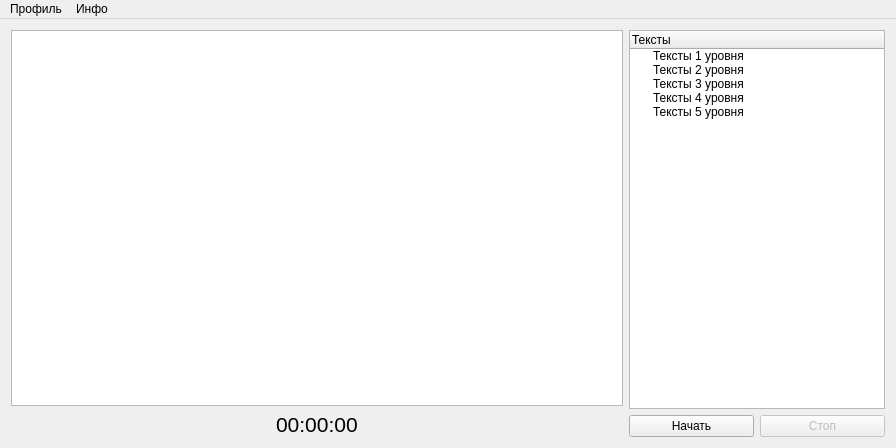
<?xml version="1.0" encoding="UTF-8"?>
<ui version="4.0">
 <class>MainWindow</class>
 <widget class="QMainWindow" name="MainWindow">
  <property name="geometry">
   <rect>
    <x>0</x>
    <y>0</y>
    <width>896</width>
    <height>448</height>
   </rect>
  </property>
  <property name="minimumSize">
   <size>
    <width>547</width>
    <height>343</height>
   </size>
  </property>
  <property name="windowTitle">
   <string>ReadSpeedTest</string>
  </property>
  <widget class="QWidget" name="centralWidget">
   <property name="sizePolicy">
    <sizepolicy hsizetype="Expanding" vsizetype="Expanding">
     <horstretch>0</horstretch>
     <verstretch>0</verstretch>
    </sizepolicy>
   </property>
   <layout class="QGridLayout" name="gridLayout">
    <property name="leftMargin">
     <number>0</number>
    </property>
    <property name="topMargin">
     <number>0</number>
    </property>
    <property name="rightMargin">
     <number>0</number>
    </property>
    <property name="bottomMargin">
     <number>0</number>
    </property>
    <item row="0" column="0">
     <widget class="QScrollArea" name="scrollArea">
      <property name="frameShape">
       <enum>QFrame::NoFrame</enum>
      </property>
      <property name="widgetResizable">
       <bool>true</bool>
      </property>
      <widget class="QWidget" name="scrollAreaWidgetContents">
       <property name="geometry">
        <rect>
         <x>0</x>
         <y>0</y>
         <width>896</width>
         <height>427</height>
        </rect>
       </property>
       <layout class="QGridLayout" name="gridLayout_2">
        <item row="0" column="0">
         <layout class="QVBoxLayout" name="verticalLayout">
          <item>
           <widget class="QTextBrowser" name="textBrowser"/>
          </item>
          <item>
           <layout class="QHBoxLayout" name="horizontalLayout_2">
            <item>
             <spacer name="horizontalSpacer">
              <property name="orientation">
               <enum>Qt::Horizontal</enum>
              </property>
              <property name="sizeHint" stdset="0">
               <size>
                <width>40</width>
                <height>20</height>
               </size>
              </property>
             </spacer>
            </item>
            <item>
             <widget class="QLabel" name="time_label">
              <property name="font">
               <font>
                <pointsize>16</pointsize>
               </font>
              </property>
              <property name="text">
               <string>&lt;html&gt;&lt;head/&gt;&lt;body&gt;&lt;p&gt;&lt;span style=&quot; font-size:16pt;&quot;&gt;00:00:00&lt;/span&gt;&lt;/p&gt;&lt;/body&gt;&lt;/html&gt;</string>
              </property>
             </widget>
            </item>
            <item>
             <spacer name="horizontalSpacer_2">
              <property name="orientation">
               <enum>Qt::Horizontal</enum>
              </property>
              <property name="sizeHint" stdset="0">
               <size>
                <width>40</width>
                <height>20</height>
               </size>
              </property>
             </spacer>
            </item>
           </layout>
          </item>
         </layout>
        </item>
        <item row="0" column="1">
         <layout class="QVBoxLayout" name="verticalLayout_2">
          <item>
           <widget class="QTreeWidget" name="treeWidget">
            <property name="sizePolicy">
             <sizepolicy hsizetype="Minimum" vsizetype="Expanding">
              <horstretch>0</horstretch>
              <verstretch>0</verstretch>
             </sizepolicy>
            </property>
            <column>
             <property name="text">
              <string>Тексты</string>
             </property>
            </column>
            <item>
             <property name="text">
              <string>Тексты 1 уровня</string>
             </property>
            </item>
            <item>
             <property name="text">
              <string>Тексты 2 уровня</string>
             </property>
            </item>
            <item>
             <property name="text">
              <string>Тексты 3 уровня</string>
             </property>
            </item>
            <item>
             <property name="text">
              <string>Тексты 4 уровня</string>
             </property>
            </item>
            <item>
             <property name="text">
              <string>Тексты 5 уровня</string>
             </property>
            </item>
           </widget>
          </item>
          <item>
           <layout class="QHBoxLayout" name="horizontalLayout_3">
            <item>
             <widget class="QPushButton" name="pushButton_start">
              <property name="sizePolicy">
               <sizepolicy hsizetype="Minimum" vsizetype="Fixed">
                <horstretch>0</horstretch>
                <verstretch>0</verstretch>
               </sizepolicy>
              </property>
              <property name="text">
               <string>Начать</string>
              </property>
             </widget>
            </item>
            <item>
             <widget class="QPushButton" name="pushButton_stop">
              <property name="enabled">
               <bool>false</bool>
              </property>
              <property name="text">
               <string>Стоп</string>
              </property>
              <property name="checkable">
               <bool>false</bool>
              </property>
              <property name="autoDefault">
               <bool>false</bool>
              </property>
              <property name="default">
               <bool>false</bool>
              </property>
              <property name="flat">
               <bool>false</bool>
              </property>
             </widget>
            </item>
           </layout>
          </item>
         </layout>
        </item>
       </layout>
      </widget>
     </widget>
    </item>
   </layout>
  </widget>
  <widget class="QMenuBar" name="menuBar">
   <property name="geometry">
    <rect>
     <x>0</x>
     <y>0</y>
     <width>896</width>
     <height>21</height>
    </rect>
   </property>
   <property name="defaultUp">
    <bool>false</bool>
   </property>
   <widget class="QMenu" name="menu">
    <property name="title">
     <string>Профиль</string>
    </property>
    <addaction name="save_user_data"/>
    <addaction name="load_user_data"/>
    <addaction name="stats"/>
    <addaction name="graph"/>
   </widget>
   <widget class="QMenu" name="menu_3">
    <property name="title">
     <string>Инфо</string>
    </property>
    <addaction name="prog_info"/>
   </widget>
   <addaction name="menu"/>
   <addaction name="menu_3"/>
  </widget>
  <action name="prog_info">
   <property name="text">
    <string>О программе</string>
   </property>
  </action>
  <action name="save_user_data">
   <property name="text">
    <string>Сохранить данные</string>
   </property>
  </action>
  <action name="load_user_data">
   <property name="text">
    <string>Загрузить данные</string>
   </property>
  </action>
  <action name="stats">
   <property name="text">
    <string>Статистика</string>
   </property>
  </action>
  <action name="graph">
   <property name="text">
    <string>Построить график</string>
   </property>
  </action>
 </widget>
 <layoutdefault spacing="6" margin="11"/>
 <resources/>
 <connections/>
</ui>
